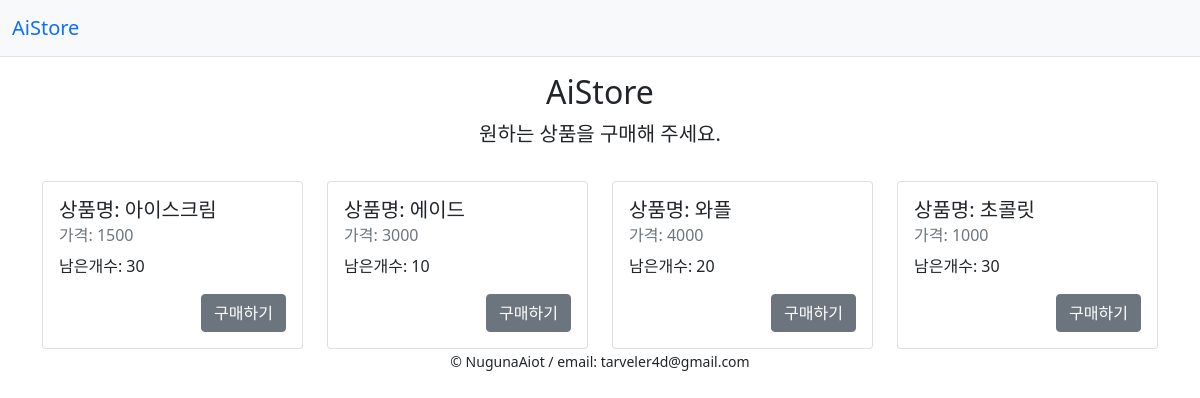
The page /board/s3 on the database its author committed.
### aistoremodel.py (models this page shows, shortened)
class Products(Base):
    __tablename__ = 'products'
    p_id = Column(String(20), primary_key=True)
    name = Column(String(20))
    reco_price = Column(Integer)

class Inventory(Base):
    __tablename__ = 'inventory'
    p_id = Column(String(20), ForeignKey(Products.p_id), primary_key=True,)
    count = Column(Integer)
    price = Column(Integer)
    s_id = Column(String(20), ForeignKey(AiStore.s_id), primary_key=True) # 문자열(20), 외래키(AiStore.s_id), 주키 설정 하여 컬럼 생성
    product = relationship('Products') # products 테이블과 관계 형성되어 자동 조인(products 테이블의 주키가 외래키로 설정되어있어야함)

### app.py (the view)
@app.route("/board/<s_id>", methods=['POST', 'GET'])
def board(s_id = 'nan'):
    if 'count' in session:
        del session['count']
    if 'buy_product' in session:
        del session['buy_product']
    if request.method == 'POST':
        s_id = request.form['sId']
        ai_store = db_session.get(AiStore, s_id)
        return render_template('board.html', s_id = s_id, menu = get_menu(ai_store.s_id))
    if s_id != 'nan':
        ai_store = db_session.get(AiStore, s_id)
        return render_template('board.html',
                               s_id=s_id, menu = get_menu(ai_store.s_id))
    else:
        return render_template('board.html',
                               s_id=s_id,)

### aistoremodel.py (called while the page is built)
def get_menu(s_id):
    items = Inventory.query.filter(Inventory.s_id == s_id).all()
    menu = []
    for item in items:
        dict = {}
        dict['p_id'] = item.p_id
        dict['p_name'] = item.product.name
        dict['price'] = int(item.price)
        dict['count'] = int(item.count)
        menu.append(dict)
    return menu

### app.py (called while the page is built)
@app.before_request
def before_request():
    session.permanent = True
    app.permanent_session_lifetime = datetime.timedelta(minutes=5)
    session.modified = True

@app.teardown_request
def shutdown_session(exception=None):
    db_session.remove()

### templates/board.html
{% extends 'base.html' %}
{% block content %}
    {% if s_id == 'nan' %}
    <div class="py-3 text-center">
      <h2>스토어 시작</h2>
      <p class="lead">스토어 아이디를 입력하여 스토어를 시작하세요.</p>
    </div>
    <div class="row justify-content-center">
        <form class="col-4 p-md-5 border rounded-3 bg-light" action="/board/{{ s_id }}" method="post">
            <div class="mb-3">
                <label for="sId" class="form-label">스토어 아이디</label>
                <input type="text" class="form-control" id="sId" aria-describedby="sIdHelp" name="sId">
                <div id="sIdHelp" class="form-text">스토어 접속을 위한 아이디 입력.</div>
            </div>
            <div class="mb-3">
                <label for="sPassword" class="form-label">Password</label>
                <input type="password" class="form-control" id="sPassword" name="sPassword">
            </div>
            <button type="submit" class="btn btn-primary">Submit</button>
        </form>
    </div>
    {% else %}
    <div class="py-3 text-center">
      <h2>AiStore</h2>
      <p class="lead">원하는 상품을 구매해 주세요.</p>
    </div>
    <div class="row row-cols-1 row-cols-md-4 g-4">
        {% for p in menu %}
        <div class="col">
            <div class="card h-100">
                <div class="card-body">
                    <h5 class="card-title">상품명: {{ p.p_name }}</h5>
                    <h6 class="card-subtitle mb-2 text-muted">가격: {{ p.price }}</h6>
                    <p class="card-text">남은개수: {{ p.count }}</p>
                    <div class="text-end">
                        <a href="{{ url_for('buy', s_id = s_id, p_id = p.p_id)}}" class="btn btn-secondary">구매하기</a>
                    </div>
                </div>
            </div>
        </div>
        {% endfor %}
    </div>
    {% endif %}
{% endblock %}

### rows shown on the page
Products: p_name "아이스크림"
Inventory: price "1500"
Products: p_name "에이드"
Inventory: price "3000"
Products: p_name "와플"
Inventory: price "4000"
Products: p_name "초콜릿"
Inventory: price "1000"

### other values the page prints
{{ p.count }} "30" "10" "20" "30"
